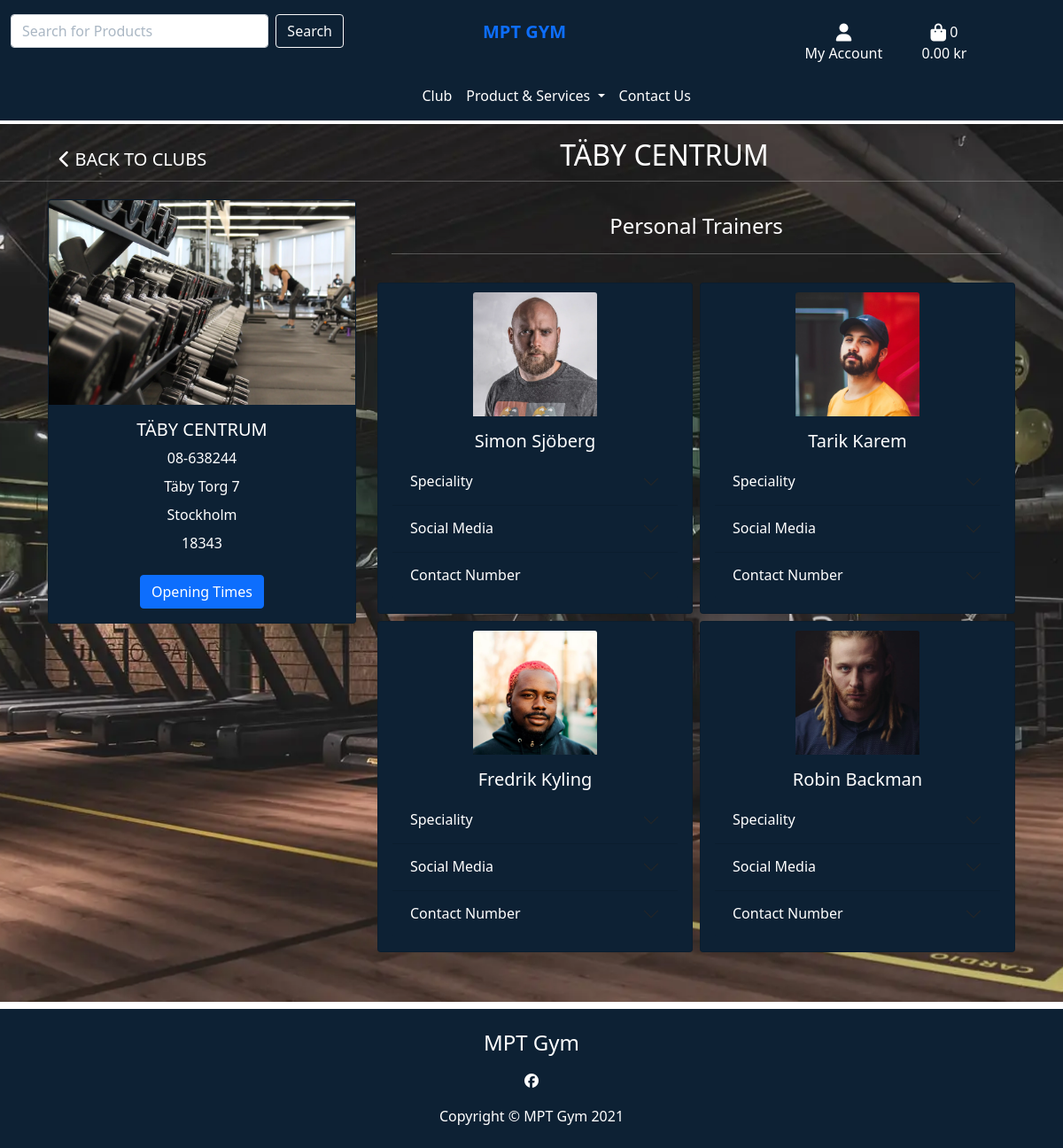
The app's page /clubs/3/ with its own data.
### clubs/models.py (models this page shows, shortened)
class Club(models.Model):
    club = models.CharField(max_length=200)
    city_or_town = models.ForeignKey('City_or_Town', null=True, blank=True,
                                 on_delete=models.SET_NULL)
    phone_number = models.CharField(max_length=14, null=False, blank=False)
    email = models.EmailField(max_length=255, null=False, blank=False)
    postcode = models.CharField(max_length=20,  null=False, blank=False)
    street_address = models.CharField(max_length=80, null=False, blank=False)
    image = models.ImageField(null=True, blank=True)

class City_or_Town(models.Model):
    city_or_town = models.CharField(max_length=40, null=False, blank=False)
    def __str__(self):
        return self.city_or_town

class Personal_Trainer(models.Model):
    full_name = models.CharField(max_length=200)
    club = models.ForeignKey('Club', null=True, blank=True,
                                 on_delete=models.SET_NULL)
    speciality1 = models.CharField(max_length=100, null=True, blank=True)
    speciality2 = models.CharField(max_length=100, null=True, blank=True)
    phone_number = models.CharField(max_length=20, null=True, blank=True)
    social_link_1 = models.CharField(max_length=200, null=True, blank=True)
    image_url = models.URLField(max_length=1024, null=True, blank=True)
    image = models.ImageField(null=True, blank=True)

### clubs/views.py (the view)
# urls.py: path('<club_id>/', views.club_detail, name='club_detail'),
def club_detail(request, club_id):
    club = get_object_or_404(Club, pk=club_id)
    pts = Personal_Trainer.objects.all()
    context = {
        'club': club,
        'pts': pts,
    }
    return render(request, 'clubs/club_detail.html', context)

### bag/contexts.py (called while the page is built, shortened)
def bag_contents(request):
    bag_items = []
    total = 0
    product_count = 0
    bag = request.session.get('bag', {})
    if total < settings.FREE_DELIVERY_THRESHOLD:
        delivery = total * Decimal(settings.STANDARD_DELIVERY_PERCENTAGE / 100)
        free_delivery_delta = settings.FREE_DELIVERY_THRESHOLD - total
    else:
        delivery = 0
        free_delivery_delta = 0
    grand_total = delivery + total
    context = {
        'bag_items': bag_items,
        'total': total,
        'product_count': product_count,
        'delivery': delivery,
        'free_delivery_delta': free_delivery_delta,
        'free_delivery_threshold': settings.FREE_DELIVERY_THRESHOLD,
        'grand_total': grand_total,
    }
    return context

### clubs/templates/clubs/club_detail.html (shortened to what this page needs)
{% extends "base.html" %}
{% load static %}
{% block content %}
<div class="container-fluid full-screen">
    <section class="mt-1">
        <div class="row">
            <div class="col">
                <div class="row">
                    <div class="col-3 text-center pt-3">
                    <div>
                        <a href="{% url 'clubs' %}" class="btn btn-outline-black rounded-0 btn-lg">
                            <span class="icon">
                                <i class="fas fa-chevron-left text-white"></i>
                            </span>
                            <span class="text-uppercase text-white">Back to Clubs</span>
                        </a>
                    </div>
                    </div>
                    <div class="col-9 text-center pt-3">
                        <h2 class="text-white text-uppercase">{{ club.club }}</h2>
                    </div>
                    <hr class="text-white">
                </div>
                <section class="container col-12">
                    <div class="row mt-1 mb-2">
                        <div class="col-sm-12 col-md-12 col-lg-4 col-xl-4">
                            <div class="card mb-3 base-color">
                              {%  if club.image %}
                              <img src="{{ club.image.url }}" class="card-img-top" alt="{{ club.name}}">
                              {% else %}
                              <img src="{{ MEDIA_URL }}noimage.png" class="card-img-top" alt="{{ club.name}}">
                              {% endif %}
                                <div class="card-body text-center">
                                    <h5 class="card-title text-white text-uppercase">{{ club.club }}</h5>
                                    <p class="mb-2 ">{{ club.phone_number }}</p>
                                    <p class="mb-2">{{ club.street_address }}</p>
                                    <p class="mb-2">{{ club.city_or_town }}</p>
                                    <p class="mb-2">{{ club.postcode }}</p>
                                </div>
                                <div class="row mb-3">
                                    <div class="col text-center">
                                        <button type="button" class="btn btn-primary" data-bs-toggle="modal" data-bs-target="#exampleModal">
                                            Opening Times
                                        </button>
                                    </div>
                                </div>
                            </div>
                        </div>
                        <div class="col">
                            <div class="col text-center p-3">
                                <h4 class="text-white">Personal Trainers</h>
                                <hr class="text-white">
                            </div>
                            <div class="row row-cols-1 row-cols-lg-2 g-2 personal-trainers mb-5">
                                {% for pt in pts %}
                                     {% if club == pt.club %}
                                <div class="col">
                                    <div class="card text-center pt-container base-color">
                                        <div class="rounded-image">
                                            <picture>
                                                {%  if pt.image %}
                                                <img src="{{ pt.image.url }}" class="card-img-top" alt="{{ pt.name}}">
                                                {% else %}
                                                <img src="{{ MEDIA_URL }}noimage.png" class="card-img-top" alt="{{ pt.name}}">
                                                {% endif %}
                                            </picture>
                                        </div>
                                            <div class="card-body">
                                            <h5 class="card-title text-white">{{ pt.full_name }}</h5>
                                            <div class="accordion accordion-flush" id="accordionFlushExample">
                                                <div class="accordion-item base-color">
                                                  <h2 class="accordion-header" id="flush-headingOne">
                                                    <button class="accordion-button collapsed base-color text-white" type="button" data-bs-toggle="collapse" data-bs-target="#flush-collapseOne" aria-expanded="false" aria-controls="flush-collapseOne">
                                                      Speciality
                                                    </button>
                                                  </h2>
                                                </div>
                                                <div class="accordion-item base-color">
                                                  <h2 class="accordion-header" id="flush-headingTwo">
                                                    <button class="accordion-button collapsed base-color text-white" type="button" data-bs-toggle="collapse" data-bs-target="#flush-collapseTwo" aria-expanded="false" aria-controls="flush-collapseTwo">
                                                      Social Media
                                                    </button>
                                                  </h2>
                                                </div>
                                                <div class="accordion-item base-color">
                                                  <h2 class="accordion-header" id="flush-headingThree">
                                                    <button class="accordion-button collapsed base-color text-white" type="button" data-bs-toggle="collapse" data-bs-target="#flush-collapseThree" aria-expanded="false" aria-controls="flush-collapseThree">
                                                      Contact Number
                                                    </button>
                                                  </h2>
                                                </div>
                                              </div>
                                        </div>
                                    </div>
                                </div>
                                {% endif %}
                                {% endfor %}
                            </div>
                        </div>
                    </div>
                </section>
            </div>
        </div>
    </section>
</div>
{% endblock %}

### static/css/base.css (style rules this page uses)
html { height: 100%; }
.full-screen { background: url('/media/home-gym-photo.webp') no-repeat center center fixed; background-size: cover; height: 100% !important; }
p { color: white !important; }
.personal-trainers .pt-container .rounded-image { height: 140px; width: 140px; margin: 0 auto; margin-top: 10px; }
.base-color { background-color: #0d2134 !important; }

### records on screen
Club: club "TÄBY CENTRUM", image (picture), phone_number "08-638244", street_address "Täby Torg 7", city_or_town "Stockholm", postcode "18343"
Personal_Trainer: image (picture), full_name "Simon Sjöberg"
Personal_Trainer: image (picture), full_name "Tarik Karem"
Personal_Trainer: image (picture), full_name "Fredrik Kyling"
Personal_Trainer: image (picture), full_name "Robin Backman"

### other values on screen
{{ product_count }} "0"
